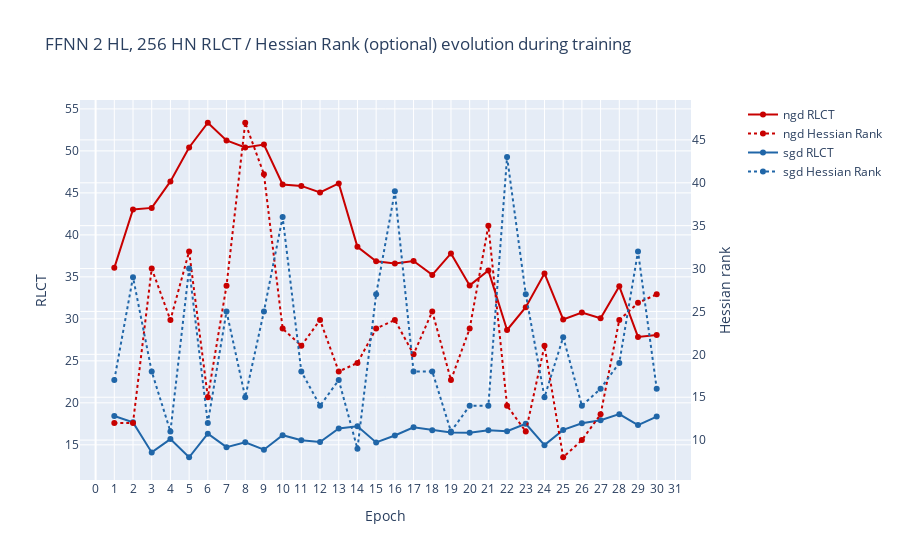

Here is the notebook cell this chart was saved with:
### Markdown cell above
#### **6. Visualise RLCT / Hessian rank, Hessian eigenspectra, generalisation loss, RLCT convergence**

We display the following final figures:
- RLCT and Hessian rank evolution for each model, for NGD and SGD
- Hessian eigenspectra for SGD and NGD overlaid on the same plot
- Evolution of generalisation loss for each model, compared to validation loss
- RLCT moving average evolution for each model, for NGD and SGD, to check for convergence

### Code cell
# Visualise RLCT and Hessian rank data

exp_figures = {}

for title in models.keys():
    exp_fig = make_subplots(specs=[[{"secondary_y" : True}]])
    color_index = 0
    for optim in optimizers:
        color = color_cycle[color_index % len(color_cycle)]
        color_index += 1
        exp_fig.add_trace(go.Scatter(
            x=epochs,
            y=rlct_estimates[title][optim][1:],
            mode="lines+markers",
            name=f"{optim} RLCT",
            line=dict(color=color),
        ), secondary_y=False)
        if hp["hessian"]:
            exp_fig.add_trace(go.Scatter(
                x=epochs,
                y=hessian_ranks[title][optim][1:],
                mode="lines+markers",
                name=f"{optim} Hessian Rank",
                line=dict(color=color, dash="dot"),
            ), secondary_y=True)
    exp_fig.update_layout(
        title=f"{title} RLCT / Hessian Rank (optional) evolution during training",
        xaxis_title="Epoch",
        xaxis=dict(
            tickmode='linear',
            tick0=0,
            dtick=1,
        ),
        yaxis_type="linear",
    )
    exp_fig.update_yaxes(title_text="RLCT", secondary_y=False)
    exp_fig.update_yaxes(title_text="Hessian rank", secondary_y=True)
    exp_figures[title] = exp_fig
    exp_fig.show()

### Figure 1 — Plotly figure (JSON) as saved in the notebook; plotly's stock layout.template omitted (floating-point values rounded to 4 significant figures)
{"data": [{"line": {"color": "rgb(200, 0, 0)"}, "mode": "lines+markers", "name": "ngd RLCT", "type": "scatter", "x": [1, 2, 3, 4, 5, 6, 7, 8, 9, 10, 11, 12, 13, 14, 15, 16, 17, 18, 19, 20, 21, 22, 23, 24, 25, 26, 27, 28, 29, 30], "xaxis": "x", "y": [36.07, 43.02, 43.21, 46.37, 50.4, 53.35, 51.24, 50.4, 50.75, 46.0, 45.83, 45.05, 46.13, 38.57, 36.86, 36.58, 36.89, 35.23, 37.8, 33.99, 35.75, 28.67, 31.38, 35.41, 29.93, 30.76, 30.08, 33.87, 27.85, 28.08], "yaxis": "y"}, {"line": {"color": "rgb(200, 0, 0)", "dash": "dot"}, "mode": "lines+markers", "name": "ngd Hessian Rank", "type": "scatter", "x": [1, 2, 3, 4, 5, 6, 7, 8, 9, 10, 11, 12, 13, 14, 15, 16, 17, 18, 19, 20, 21, 22, 23, 24, 25, 26, 27, 28, 29, 30], "xaxis": "x", "y": [12, 12, 30, 24, 32, 15, 28, 47, 41, 23, 21, 24, 18, 19, 23, 24, 20, 25, 17, 23, 35, 14, 11, 21, 8, 10, 13, 24, 26, 27], "yaxis": "y2"}, {"line": {"color": "rgb(32, 102, 168)"}, "mode": "lines+markers", "name": "sgd RLCT", "type": "scatter", "x": [1, 2, 3, 4, 5, 6, 7, 8, 9, 10, 11, 12, 13, 14, 15, 16, 17, 18, 19, 20, 21, 22, 23, 24, 25, 26, 27, 28, 29, 30], "xaxis": "x", "y": [18.43, 17.68, 14.1, 15.68, 13.52, 16.33, 14.72, 15.3, 14.42, 16.14, 15.54, 15.34, 16.96, 17.21, 15.29, 16.11, 17.1, 16.75, 16.47, 16.45, 16.73, 16.61, 17.51, 14.96, 16.78, 17.58, 17.93, 18.66, 17.35, 18.37], "yaxis": "y"}, {"line": {"color": "rgb(32, 102, 168)", "dash": "dot"}, "mode": "lines+markers", "name": "sgd Hessian Rank", "type": "scatter", "x": [1, 2, 3, 4, 5, 6, 7, 8, 9, 10, 11, 12, 13, 14, 15, 16, 17, 18, 19, 20, 21, 22, 23, 24, 25, 26, 27, 28, 29, 30], "xaxis": "x", "y": [17, 29, 18, 11, 30, 12, 25, 15, 25, 36, 18, 14, 17, 9, 27, 39, 18, 18, 11, 14, 14, 43, 27, 15, 22, 14, 16, 19, 32, 16], "yaxis": "y2"}], "layout": {"title": {"text": "FFNN 2 HL, 256 HN RLCT / Hessian Rank (optional) evolution during training"}, "xaxis": {"anchor": "y", "domain": [0, 0.94], "dtick": 1, "tick0": 0, "tickmode": "linear", "title": {"text": "Epoch"}}, "yaxis": {"anchor": "x", "domain": [0, 1], "title": {"text": "RLCT"}, "type": "linear"}, "yaxis2": {"anchor": "x", "overlaying": "y", "side": "right", "title": {"text": "Hessian rank"}}}}
